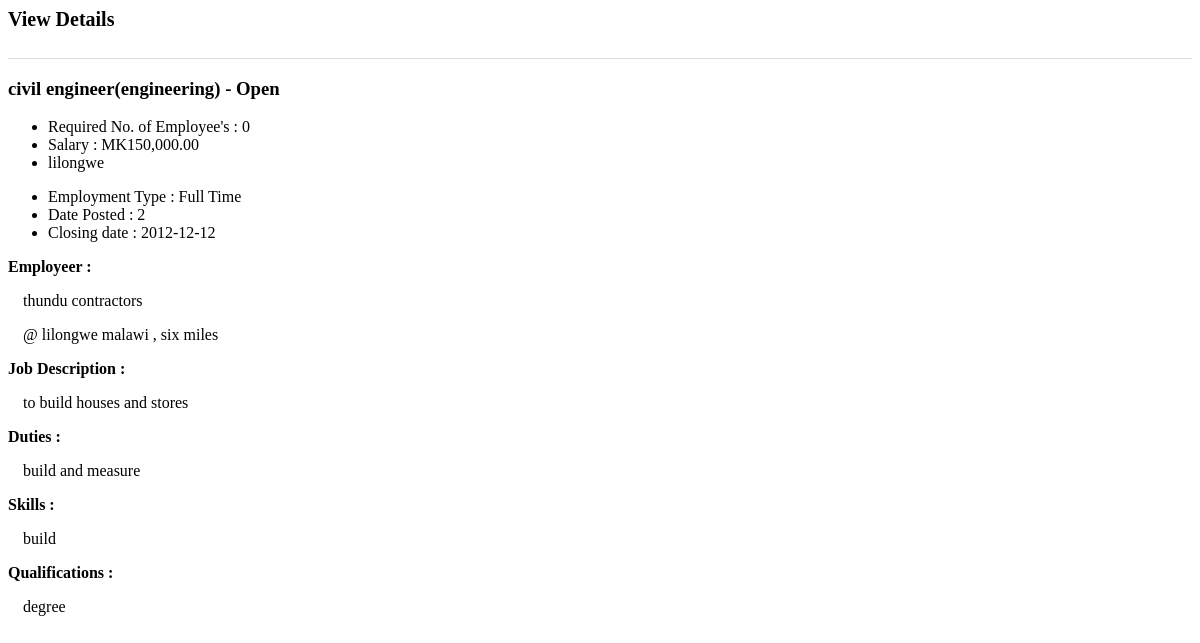
/views/company/vacancies/view.php?id=5, run on the app's committed database.
### tables this page shows
CREATE TABLE IF NOT EXISTS `vacancies` (
  `id` int(11) NOT NULL AUTO_INCREMENT,
  `employer` int(11) NOT NULL,
  `title` varchar(150) NOT NULL,
  `field` varchar(150) NOT NULL,
  `type` varchar(30) NOT NULL,
  `location` varchar(100) NOT NULL,
  `description` varchar(200) NOT NULL,
  `duties` text NOT NULL,
  `skills` text NOT NULL,
  `qualifications` text NOT NULL,
  `salary` int(11) DEFAULT '0',
  `other_info` text,
  `due_date` date NOT NULL,
  `date` datetime NOT NULL DEFAULT CURRENT_TIMESTAMP,
  `status` varchar(20) NOT NULL DEFAULT 'Open',
  `positions` int(4) NOT NULL DEFAULT '1',
  PRIMARY KEY (`id`),
  KEY `vacancy_to_employer` (`employer`),
  KEY `vacancy_field` (`field`)
);

CREATE TABLE IF NOT EXISTS `employer` (
  `id` int(11) NOT NULL,
  `name` varchar(50) NOT NULL,
  `owner` varchar(50) NOT NULL,
  `postal_address` varchar(100) NOT NULL,
  `email` varchar(50) NOT NULL,
  `phone` int(14) NOT NULL,
  `profile` text,
  `date` datetime NOT NULL DEFAULT CURRENT_TIMESTAMP,
  PRIMARY KEY (`id`),
  UNIQUE KEY `email` (`email`),
  UNIQUE KEY `name` (`name`)
);

### classes/Dbh.class.php (called while the page is built)
<?php
    class Dbh{
        private $host = "localhost";
        private $user = "root";
        private $pwd = "";
        private $dbName = "intern_matching";
        protected function connect(){
            $dsn = 'mysql:host=' . $this->host . ';dbname='. $this->dbName;
            $pdo = new PDO($dsn, $this->user, $this->pwd);
            $pdo->setAttribute(PDO::ATTR_DEFAULT_FETCH_MODE, PDO::FETCH_ASSOC);
            return $pdo;
        }
    }
?>

### classes/Job.class.php (called while the page is built, shortened)
<?php
    class Job extends Dbh{
        protected function getJob($id){
            $sql = "SELECT * FROM vacancies v
                    Inner Join employer e on e.id=v.employer
                    where v.id=?";
            $stmt = $this->connect()->prepare($sql);
            $stmt->execute([$id]);
            if($stmt->rowCount() > 0){
                return $stmt->fetch(PDO::FETCH_NAMED);
            }
            return implode(":",$stmt->errorInfo());
        }
    }
?>

### classes/JobView.class.php (called while the page is built, shortened)
<?php
    class JobView extends Job{
        public function getJob($id){
            return parent::getJob($id);
        }
    }
?>

### views/company/vacancies/view.php (the view, shortened to what this page needs)
<?php
	$j = new JobView();
	$job = $j->getJob($_GET['id']);
?>
<div class="col-sm-12 content-header">
    View Details &nbsp &nbsp &nbsp
</div>
<div class="col-sm-12 content-body" >
	<h3><?php echo $job["title"] ."(".$job['field'].")" . " - " . $job['status']; ?></h3>
	<div class="col-sm-6">
		<ul>
            <li><i class="fp-ht-bed"></i>Required No. of Employee's : <?php echo $job['positions']; ?></li>
            <li><i class="fp-ht-food"></i>Salary : MK<?php echo number_format($job['salary'],2);  ?></li>
            <li><i class="fa fa-map-marker"></i> <?php echo $job['location'] ?></li>
        </ul>
	</div>
	<div class="col-sm-6">
		<ul>
            <li><i class="fp-ht-tv"></i>Employment Type : <?php echo $job['type'] ?></li>
            <li><i class="fp-ht-computer"></i>Date Posted : <?php echo $job['date'][0] ?></li>
            <li><i class="fp-ht-tv"></i>Closing date : <?php echo $job['due_date'] ?></li>
        </ul>
	</div>
    <div class="col-sm-12">
		<p style="font-weight:bold">Employeer : </p>
		<p style="margin-left: 15px;"><?php echo $job['name'] ?></p>
		<p style="margin-left: 15px;">@ <?php echo $job['postal_address'] ?></p>
	</div>
	<div class="col-sm-12">
		<p style="font-weight:bold">Job Description : </p>
		<p style="margin-left: 15px;"><?php echo $job['description']?></p>
	</div>
	<div class="col-sm-12">
		<p style="font-weight:bold">Duties : </p>
		<p style="margin-left: 15px;"><?php echo $job['duties'] ?></p>
	</div>
    <div class="col-sm-12">
		<p style="font-weight:bold">Skills : </p>
		<p style="margin-left: 15px;"><?php echo $job['skills']?></p>
	</div>
	<div class="col-sm-12">
		<p style="font-weight:bold">Qualifications : </p>
		<p style="margin-left: 15px;"><?php echo $job['qualifications'] ?></p>
	</div>
    <br>
</div>

### views/company/vacancies/view.php (style rules this page uses)
.content-header { min-height: 50px; border-bottom: 1px solid #ddd; font-size: 20px; font-weight: bold; }
.content-body { min-height: 350px; }

### data on the page
vacancies: title "civil engineer", field "engineering", status "Open", positions "0", salary "150,000.00", location "lilongwe", type "Full Time", employer.date "2", due_date "2012-12-12", employer.name "thundu contractors", employer.postal_address "lilongwe malawi , six miles", description "to build houses and stores", duties "build and measure", skills "build", qualifications "degree"
